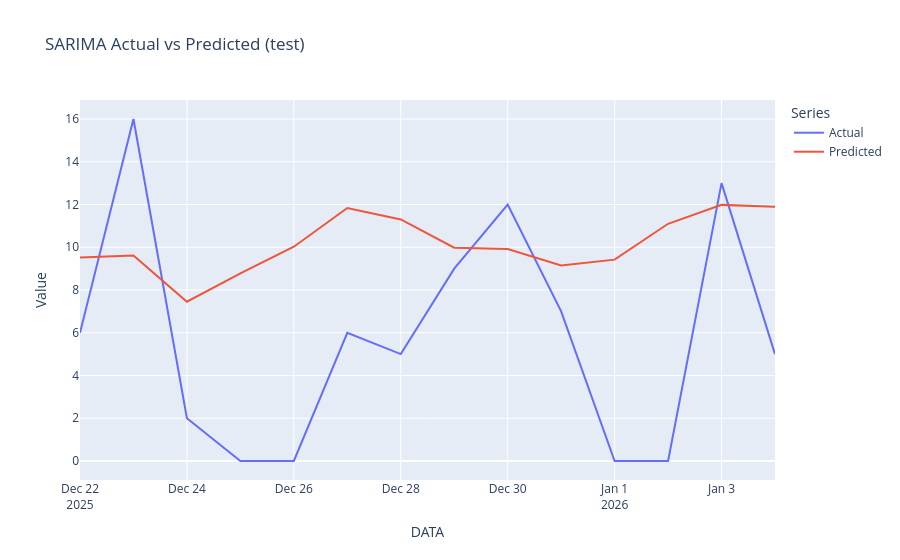

Notebook code cell kept with this figure:
### Code cell
df_plot = pd.DataFrame({
    "DATA": test.index,
    "Actual": test.values,
    "Predicted": pred.values
})

df_long = df_plot.melt("DATA", var_name="Series", value_name="Value")

fig = px.line(
    df_long,
    x="DATA",
    y="Value",
    color="Series",
    title="SARIMA Actual vs Predicted (test)"
)
fig.show()

### Figure 1 — Plotly figure (JSON) as saved in the notebook; plotly's stock layout.template omitted (floating-point values rounded to 4 significant figures)
{"data": [{"hovertemplate": "Series=Actual<br>DATA=%{x}<br>Value=%{y}<extra></extra>", "legendgroup": "Actual", "line": {"color": "#636efa", "dash": "solid"}, "marker": {"symbol": "circle"}, "mode": "lines", "name": "Actual", "orientation": "v", "showlegend": true, "type": "scatter", "x": ["2025-12-22T00:00:00.000000000", "2025-12-23T00:00:00.000000000", "2025-12-24T00:00:00.000000000", "2025-12-25T00:00:00.000000000", "2025-12-26T00:00:00.000000000", "2025-12-27T00:00:00.000000000", "2025-12-28T00:00:00.000000000", "2025-12-29T00:00:00.000000000", "2025-12-30T00:00:00.000000000", "2025-12-31T00:00:00.000000000", "2026-01-01T00:00:00.000000000", "2026-01-02T00:00:00.000000000", "2026-01-03T00:00:00.000000000", "2026-01-04T00:00:00.000000000"], "xaxis": "x", "y": [6.0, 16.0, 2.0, 0.0, 0.0, 6.0, 5.0, 9.0, 12.0, 7.0, 0.0, 0.0, 13.0, 5.0], "yaxis": "y"}, {"hovertemplate": "Series=Predicted<br>DATA=%{x}<br>Value=%{y}<extra></extra>", "legendgroup": "Predicted", "line": {"color": "#EF553B", "dash": "solid"}, "marker": {"symbol": "circle"}, "mode": "lines", "name": "Predicted", "orientation": "v", "showlegend": true, "type": "scatter", "x": ["2025-12-22T00:00:00.000000000", "2025-12-23T00:00:00.000000000", "2025-12-24T00:00:00.000000000", "2025-12-25T00:00:00.000000000", "2025-12-26T00:00:00.000000000", "2025-12-27T00:00:00.000000000", "2025-12-28T00:00:00.000000000", "2025-12-29T00:00:00.000000000", "2025-12-30T00:00:00.000000000", "2025-12-31T00:00:00.000000000", "2026-01-01T00:00:00.000000000", "2026-01-02T00:00:00.000000000", "2026-01-03T00:00:00.000000000", "2026-01-04T00:00:00.000000000"], "xaxis": "x", "y": [9.515, 9.615, 7.454, 8.775, 10.03, 11.84, 11.3, 9.98, 9.916, 9.144, 9.421, 11.1, 11.98, 11.9], "yaxis": "y"}], "layout": {"legend": {"title": {"text": "Series"}, "tracegroupgap": 0}, "title": {"text": "SARIMA Actual vs Predicted (test)"}, "xaxis": {"anchor": "y", "domain": [0, 1], "title": {"text": "DATA"}}, "yaxis": {"anchor": "x", "domain": [0, 1], "title": {"text": "Value"}}}}
